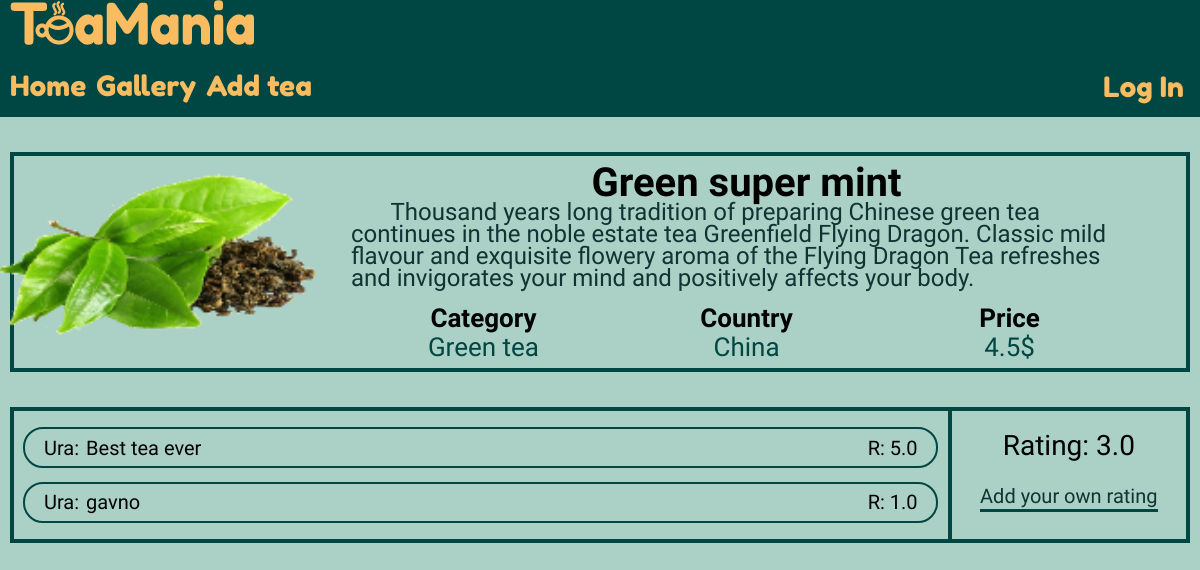
Screenshot of /gallery/2 with the database file from the repository.
### app/models.py (models this page shows, shortened)
class Tea(db.Model):
    id = db.Column(db.Integer, primary_key=True)
    title = db.Column(db.String(50), index=True, unique=True, nullable=False)
    type = db.Column(db.String(20), index=True, nullable=False)
    country = db.Column(db.String(50), index=True, nullable=False)
    description = db.Column(db.String(200))
    price = db.Column(db.Float, index=True, nullable=False)
    rating = db.Column(db.Float, index=True)
    image = db.Column(db.String(150))
    timestamp = db.Column(db.DateTime, index=True, default=datetime.utcnow)
    user_id = db.Column(db.Integer, db.ForeignKey('user.id'))
    comments = db.relationship('Comment', backref='tea', lazy='dynamic')

class Comment(db.Model):
    id = db.Column(db.Integer, primary_key=True)
    body = db.Column(db.String(200))
    rating = db.Column(db.Float, nullable=False)
    timestamp = db.Column(db.DateTime, index=True, default=datetime.utcnow)
    tea_id = db.Column(db.Integer, db.ForeignKey('tea.id'))
    user_id = db.Column(db.Integer, db.ForeignKey('user.id'))

### app/routes.py (the view)
@app.route('/gallery/<int:id>')
def single(id):
    tea = Tea.query.get(id)
    comments = tea.comments
    return render_template('single.html', tea=tea, comments=comments)

### app/templates/single.html (shortened to what this page needs)
<!DOCTYPE html>
<html lang="en">
<head>
  <link href="https://stackpath.bootstrapcdn.com/font-awesome/4.7.0/css/font-awesome.min.css" rel="stylesheet">
  <link rel="stylesheet" href="{{ url_for('static', filename='css/main_style.css')}}">
  <link rel="stylesheet" href="{{ url_for('static', filename='css/single_style.css')}}">
</head>
<body>
  <header>
    <div class="container">
      <a href="{{ url_for('index') }}" class="header__logo">
        <img src="{{ url_for('static', filename='images/logo_desctop.png') }}" alt="Big logo">
      </a>
      <div class="header__bottom">
        <nav>
          <a href="{{ url_for('index') }}" class="header__button">Home</a>
          <a href="{{ url_for('gallery') }}" class="header__button" >Gallery</a>
          <a href="{{ url_for('add_tea') }}" class="header__button">Add tea</a>
        </nav>
        <div class="header__login">
          <button class="header__button" id="login">Log In</button>
        </div>
      </div>
    </div>
  </header>
  <main>
    <div class="container">
      <section class="tea__section">
        <article class="main__information">
          <div class="tea__image">
            {% if tea.type == 'Black' %}
              <img src="{{ url_for('static', filename='images/blacktear.png')}}" alt="black tea">
            {% elif tea.type == 'Green' %}
              <img src="{{ url_for('static', filename='images/greentear.png')}}" alt="green tea">
            {% else %}
              <img src="{{ url_for('static', filename='images/othertear.png')}}" alt="other tea">
            {% endif %}
          </div>
          <div class="tea__info">
            <h2 class="tea__name">{{ tea.title }}</h2>
            <p class="tea__description">{{ tea.description}}</p>
            <div class="tea__stats">
              <table>
                <tr>
                  <th>Category</th>
                  <th>Country</th>
                  <th>Price</th>
                </tr>
                <tr>
                  <td>{{ tea.type }} tea</td>
                  <td>{{ tea.country }}</td>
                  <td>{{ tea.price }}$</td>
                </tr>
              </table>
            </div>
          </div>
        </article>
      </section>
      <section class="feedback__section">
        <article class="comment__section">
          {% if comments.count() == 0 %}
            <p class="empty__comments">No one still commented it</p>
          {% else %}
            <ul id="comment-list">
              {% for comment in comments: %}
              <li id="comment-item">
                <div class="comment">
                  <div class="comment__author">Ura:</div>
                  <div class="comment__text">{{ comment.body }}</div>
                </div>
                <div class="comment__rating">R: {{ comment.rating }}</div>
              </li>
              {% endfor %}
            </ul>
          {% endif %}
        </article>
        <article class="rating__section">
          <div class="average">
            <div id="average-rating">Rating: {{ tea.rating }}</div>
          </div>
          <div class="your__rating">
            <button id="self-rating">Add your own rating</button>
          </div>
        </article>
      </section>
    </div>
  </main>
</body>
</html>

### app/static/css/main_style.css (style rules this page uses)
* { box-sizing: border-box; }
a { text-decoration: none; }
ul, li { list-style-type: none; margin-left: 0; padding-left: 0; }
header { width: 100%; background-color: #004643; }
.header__bottom { display: flex; justify-content: space-between; line-height: normal; padding: 20px 0px 5px; font-family: 'Fredoka One', sans-serif, serif; }
nav { display: flex; }
.header__button { margin-right: 10px; font-size: 28px; color: #f9bc60; }
.header__button:last-child { margin-right: 0; }
.header__login button { background: none; border: none; font-family: 'Fredoka One'; }
nav a::after, .header__login button::after { content: ''; display: block; width: 0; height: 4px; margin-top: 3px; background-color: #f9bc60; transition: width .3s; }
body { height: 100%; font-family: 'Acme', 'PT Serif', serif; font-weight: 400; font-size: 16px; line-height: 18px; margin: 0; padding: 0; background-color: #abd1c6; }
.container { max-width: 1200px; margin: 0 auto; padding: 0 10px; }

### app/static/css/single_style.css (style rules this page uses)
main .container { display: flex; flex-direction: column; align-items: center; }
.tea__section { display: flex; flex-direction: column; width: 100%; height: 60%; margin: 3% auto; border: 4px solid #004643; }
.main__information { display: flex; justify-content: space-between; }
.tea__image { display: flex; justify-content: center; align-content: center; width: 25%; }
.tea__info { display: flex; justify-content: space-between; width: 75%; flex-direction: column; }
.tea__name { text-align: center; margin: 0; padding-top: 2%; font-size: 40px; }
.tea__description { width: 90%; text-indent: 5%; line-height: 22px; font-size: 24px; margin: 0 auto; padding-top: 1%; padding-bottom: 1%; color: #0f3433; word-wrap: break-word; overflow: hidden; }
.tea__stats table { width: 90%; margin: 1% auto; font-size: 26px; text-align: start; }
.tea__stats table tr { text-align: center; }
.tea__stats table th { width: 33.3%; }
.tea__stats table tr td { padding-top: 1%; }
.tea__stats table tr:last-child { color: #004643; }
.feedback__section { display: flex; width: 100%; height: 35%; margin-bottom: 3%; border: 4px solid #004643; }
.comment__section { width: 80%; border-right: 4px solid #004643; }
#comment-list li { display: flex; justify-content: space-between; width: 98%; margin: 1.5% auto; padding: 1% 2%; font-size: 20px; border-radius: 20px; border: 2px solid #004643; }
.comment { display: flex; width: 80%; }
.comment__text { padding-left: 1%; }
.rating__section { display: flex; flex-direction: column; justify-content: space-around; width: 20%; margin: 1% auto; text-align: center; }
#average-rating { font-size: 28px; }
#self-rating { background: none; border: none; font-size: 20px; color: #0f3433; cursor: pointer; font-family: 'Acme', 'PT Serif', serif; }
#self-rating::after { content: ''; display: block; width: 100%; height: 3px; margin-top: .5px; background-color: #004643; }

### rows the page displays
Tea: title "Green super mint", description "Thousand years long tradition of preparing Chinese green tea continues in the noble estate tea Greenfield Flying Dragon. Classic mild flavour and exquisite flowery aroma of the Flying Dragon Tea refreshes and invigorates your mind and positively affects your body.", type "Green", country "China", price "4.5", rating "3.0"
Comment: body "Best tea ever", rating "5.0"
Comment: body "gavno", rating "1.0"
